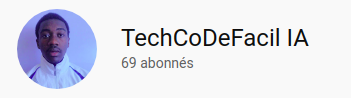
#> input picture chaine.png, 351 x 98 px
$ python part3.4.py
#> lines starting #> are read from the running program, lines starting #| are printed output that depends on the picture; after the words box and inside, x2 and y2 are one past the last pixel; in counts of white or black regions, pixels touching at a corner belong together
import numpy as np
import cv2


img = cv2.imread('chaine.png', cv2.IMREAD_COLOR)
#> img is the input picture: shape (98, 351, 3); mean B, G, R 234.9, 224.8, 223.7


# [9 lines of commented-out code are left out]


mouth_face = img[44:66, 52:58]
img[0:22, 0:6] = mouth_face
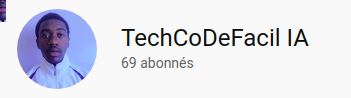
#> img: shape (98, 351, 3); 0.38% of pixels changed, all inside (x1, y1, x2, y2) = (0, 0, 6, 22)


cv2.imshow('image', img)
cv2.waitKey(0)
cv2.destroyAllWindows()
